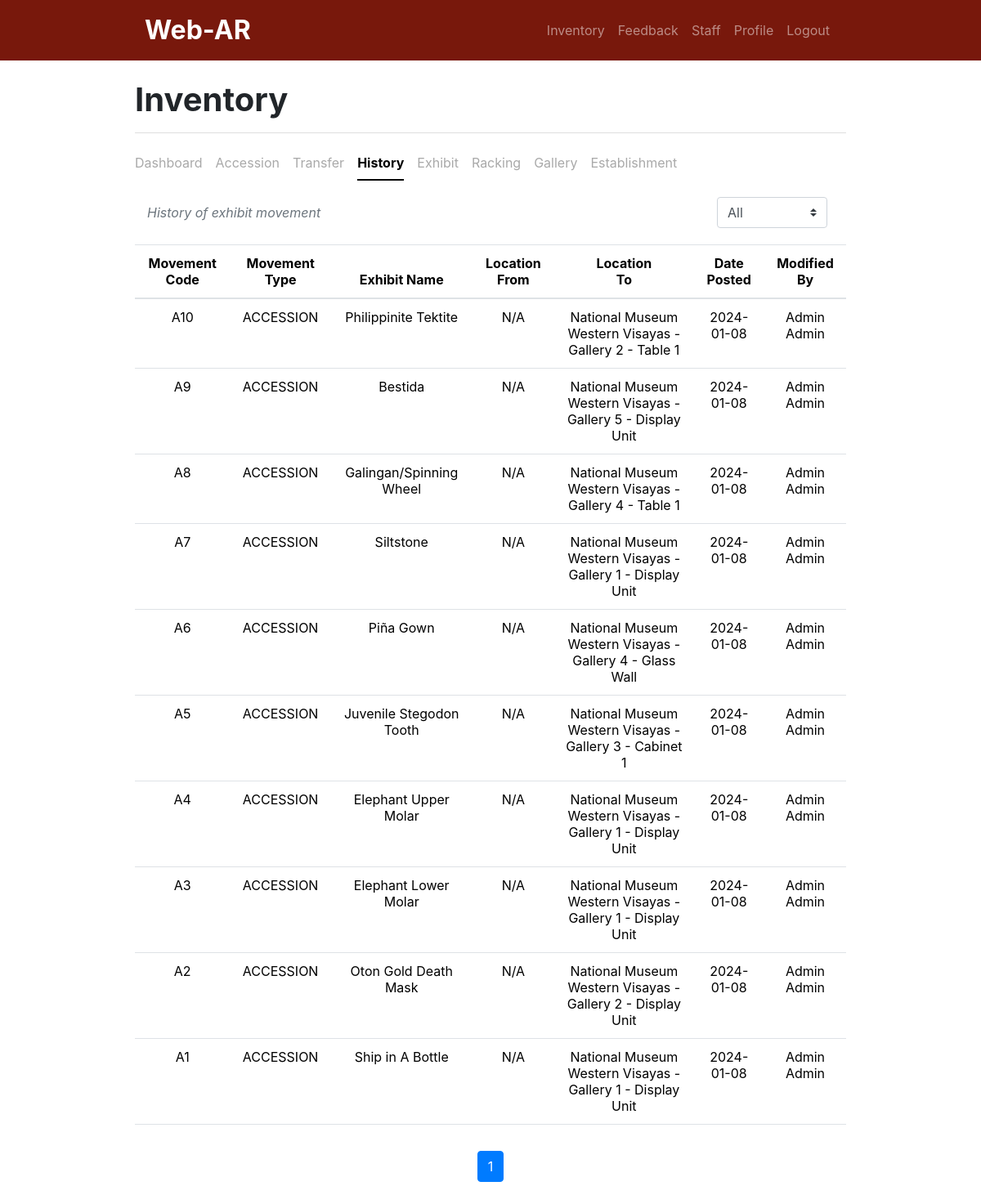
Page /inventory/history.php (signed in) on the committed database.
### tables this page shows
CREATE TABLE `movement` (
  `entryID` int(11) NOT NULL,
  `isPosted` tinyint(1) NOT NULL DEFAULT 1 COMMENT '1 = Posted',
  `datePosted` date NOT NULL,
  `movementCode` varchar(20) NOT NULL,
  `movementType` text NOT NULL,
  `exhibitID` int(11) NOT NULL,
  `locationFrom` varchar(20) DEFAULT NULL,
  `locationTo` varchar(20) NOT NULL,
  `actualCount` float NOT NULL,
  `userID` int(11) NOT NULL,
  `timestamp` timestamp NOT NULL DEFAULT current_timestamp() ON UPDATE current_timestamp()
);

CREATE TABLE `exhibit` (
  `exhibitID` int(11) NOT NULL,
  `exhibitCode` varchar(20) NOT NULL,
  `exhibitName` text NOT NULL,
  `exhibitInformation` longtext NOT NULL,
  `exhibitModel` longtext NOT NULL,
  `isActive` tinyint(1) NOT NULL DEFAULT 1 COMMENT '1 - active'
);

CREATE TABLE `user` (
  `userID` int(11) NOT NULL,
  `firstName` text NOT NULL,
  `lastName` text NOT NULL,
  `contactNumber` varchar(20) NOT NULL,
  `email` text NOT NULL,
  `username` varchar(100) NOT NULL,
  `password` varchar(100) NOT NULL,
  `role` text NOT NULL,
  `isActive` tinyint(1) NOT NULL DEFAULT 1 COMMENT '1 - active; 0 - inactive'
);

### inventory/history.php (the view, shortened to what this page needs)
<?php
    include '../header.php';
    include 'navbar.php';
    include '../db_connect.php';
    include 'i_nav.php';
    $filter = isset($_GET['filter']) ? $_GET['filter'] : '';
    $filterCondition = ($filter == 'ACCESSION' || $filter == 'TRANSFER') ? " AND movementType = '$filter'" : '';
    $itemsPerPage = 10;
    $currentPage = isset($_GET['page']) ? $_GET['page'] : 1;
    $offset = ($currentPage - 1) * $itemsPerPage;
    $q = "SELECT movement.*, user.firstName, user.lastName, exhibit.exhibitName
        FROM movement
        JOIN exhibit ON movement.exhibitID = exhibit.exhibitID
        JOIN user ON movement.userID = user.userID
        WHERE actualCount = 1 $filterCondition
        ORDER BY entryID DESC
        LIMIT $offset, $itemsPerPage";
    $r = mysqli_query($conn, $q);
    $totalRecordsQuery = "SELECT COUNT(*) AS totalRecords
                          FROM movement
                          JOIN exhibit ON movement.exhibitID = exhibit.exhibitID
                          JOIN user ON movement.userID = user.userID
                          WHERE actualCount = 1 $filterCondition";
    $totalRecordsResult = mysqli_query($conn, $totalRecordsQuery);
    $totalRecordsRow = mysqli_fetch_assoc($totalRecordsResult);
    $totalRecords = $totalRecordsRow['totalRecords'];
    $totalPages = ceil($totalRecords / $itemsPerPage);
?>
<div class="container w-75 my-3">
    <div class="container d-flex justify-content-between align-items-center text-muted fst-italic">
        <p class="text-muted fst-italic">History of exhibit movement</p>
        <form class="form-inline">
            <select class="custom-select my-1 mr-sm-2" name="filter" id="filter" onchange="this.form.submit()">
                <option value="" <?php echo ($filter == '') ? 'selected' : ''; ?>>All</option>
            </select>
        </form>
    </div>
    <div class="table-responsive">
        <table class="table table-hover">
            <thead class="text-center">
                <tr>
                    <th scope="col">Movement Code</th>
                    <th scope="col">Movement Type</th>
                    <th scope="col">Exhibit Name</th>
                    <th scope="col">Location From</th>
                    <th scope="col">Location <br>To</th>
                    <th scope="col">Date Posted</th>
                    <th scope="col">Modified By</th>
                </tr>
            </thead>
            <tbody>
            <?php
                while ($row = mysqli_fetch_assoc($r)) {
                    $movementCode  = $row['movementCode'];
                    $movementType  = $row['movementType'];
                    $exhibitName   = $row['exhibitName'];
                    $locationFrom  = ($movementType == "ACCESSION") ? "N/A" : $row['locationFrom'];
                    $locationTo    = $row['locationTo'];
                    $datePosted    = $row['datePosted'];
                    $firstName     = $row['firstName'];
                    $lastName      = $row['lastName'];
                    $detailsQueryTo = "SELECT rackingName, galleryName, establishmentName
                                        FROM racking
                                        LEFT JOIN gallery ON racking.galleryCode = gallery.galleryCode
                                        LEFT JOIN establishment ON gallery.establishmentCode = establishment.establishmentCode
                                        WHERE racking.rackingCode = '$locationTo'";
                    $detailsResultTo = mysqli_query($conn, $detailsQueryTo);
                    $detailsTo = mysqli_fetch_assoc($detailsResultTo);
                    $rackingNameTo = isset($detailsTo['rackingName']) ? $detailsTo['rackingName'] : 'N/A';
                    $galleryNameTo = isset($detailsTo['galleryName']) ? $detailsTo['galleryName'] : 'N/A';
                    $establishmentNameTo = isset($detailsTo['establishmentName']) ? $detailsTo['establishmentName'] : 'N/A';
                    $detailsQueryFrom = "SELECT rackingName, galleryName, establishmentName
                                            FROM racking
                                            LEFT JOIN gallery ON racking.galleryCode = gallery.galleryCode
                                            LEFT JOIN establishment ON gallery.establishmentCode = establishment.establishmentCode
                                            WHERE racking.rackingCode = '$locationFrom'";
                    $detailsResultFrom = mysqli_query($conn, $detailsQueryFrom);
                    $detailsFrom = mysqli_fetch_assoc($detailsResultFrom);
                    $rackingNameFrom = isset($detailsFrom['rackingName']) ? $detailsFrom['rackingName'] : 'N/A';
                    $galleryNameFrom = isset($detailsFrom['galleryName']) ? $detailsFrom['galleryName'] : 'N/A';
                    $establishmentNameFrom = isset($detailsFrom['establishmentName']) ? $detailsFrom['establishmentName'] : 'N/A';
                    ?>
                    <tr>
                        <td class="text-center"><?php echo $movementCode; ?></td>
                        <td class="text-center"><?php echo $movementType; ?></td>
                        <td class="text-center"><?php echo $exhibitName; ?></td>
                        <td class="text-center">
                            <?php
                            echo ($movementType == "ACCESSION")
                                ? $locationFrom
                                : ($establishmentNameFrom . ' - ' . $galleryNameFrom . ' - ' . $rackingNameFrom);
                            ?>
                        </td>
                        <td class="text-center">
                            <?php
                            echo ($rackingNameTo !== 'N/A')
                                ? ($establishmentNameTo . ' - ' . $galleryNameTo . ' - ' . $rackingNameTo)
                                : 'N/A';
                            ?>
                        </td>
                        <td class="text-center"><?php echo $datePosted; ?></td>
                        <td class="text-center"><?php echo $firstName . ' ' . $lastName; ?></td>
                    </tr>
                    <?php
                }
                ?>
            </tbody>
        </table>
    </div>
</div>
<div class="container w-75">
    <nav aria-label="exhibit table page navigation">
        <ul class="pagination justify-content-center">
            <?php for ($page = 1; $page <= $totalPages; $page++) : ?>
                <li class="page-item <?php echo ($page == $currentPage) ? 'active' : ''; ?>">
                    <a class="page-link" href="?page=<?php echo $page; ?>"><?php echo $page; ?></a>
                </li>
            <?php endfor; ?>
        </ul>
    </nav>
</div>

### rows in the picture
movement: movementCode "A10", movementType "ACCESSION", exhibitID.exhibitName "Philippinite Tektite", movementType "N/A", establishmentNameTo "National Museum Western Visayas", galleryNameTo "Gallery 2", rackingNameTo "Table 1", datePosted "2024-01-08", userID.firstName "Admin", userID.lastName "Admin"
movement: movementCode "A9", movementType "ACCESSION", exhibitID.exhibitName "Bestida", movementType "N/A", establishmentNameTo "National Museum Western Visayas", galleryNameTo "Gallery 5", rackingNameTo "Display Unit", datePosted "2024-01-08", userID.firstName "Admin", userID.lastName "Admin"
movement: movementCode "A8", movementType "ACCESSION", exhibitID.exhibitName "Galingan/Spinning Wheel", movementType "N/A", establishmentNameTo "National Museum Western Visayas", galleryNameTo "Gallery 4", rackingNameTo "Table 1", datePosted "2024-01-08", userID.firstName "Admin", userID.lastName "Admin"
movement: movementCode "A7", movementType "ACCESSION", exhibitID.exhibitName "Siltstone", movementType "N/A", establishmentNameTo "National Museum Western Visayas", galleryNameTo "Gallery 1", rackingNameTo "Display Unit", datePosted "2024-01-08", userID.firstName "Admin", userID.lastName "Admin"
movement: movementCode "A6", movementType "ACCESSION", exhibitID.exhibitName "Piña Gown", movementType "N/A", establishmentNameTo "National Museum Western Visayas", galleryNameTo "Gallery 4", rackingNameTo "Glass Wall", datePosted "2024-01-08", userID.firstName "Admin", userID.lastName "Admin"
movement: movementCode "A5", movementType "ACCESSION", exhibitID.exhibitName "Juvenile Stegodon Tooth", movementType "N/A", establishmentNameTo "National Museum Western Visayas", galleryNameTo "Gallery 3", rackingNameTo "Cabinet 1", datePosted "2024-01-08", userID.firstName "Admin", userID.lastName "Admin"
movement: movementCode "A4", movementType "ACCESSION", exhibitID.exhibitName "Elephant Upper Molar", movementType "N/A", establishmentNameTo "National Museum Western Visayas", galleryNameTo "Gallery 1", rackingNameTo "Display Unit", datePosted "2024-01-08", userID.firstName "Admin", userID.lastName "Admin"
movement: movementCode "A3", movementType "ACCESSION", exhibitID.exhibitName "Elephant Lower Molar", movementType "N/A", establishmentNameTo "National Museum Western Visayas", galleryNameTo "Gallery 1", rackingNameTo "Display Unit", datePosted "2024-01-08", userID.firstName "Admin", userID.lastName "Admin"
movement: movementCode "A2", movementType "ACCESSION", exhibitID.exhibitName "Oton Gold Death Mask", movementType "N/A", establishmentNameTo "National Museum Western Visayas", galleryNameTo "Gallery 2", rackingNameTo "Display Unit", datePosted "2024-01-08", userID.firstName "Admin", userID.lastName "Admin"
movement: movementCode "A1", movementType "ACCESSION", exhibitID.exhibitName "Ship in A Bottle", movementType "N/A", establishmentNameTo "National Museum Western Visayas", galleryNameTo "Gallery 1", rackingNameTo "Display Unit", datePosted "2024-01-08", userID.firstName "Admin", userID.lastName "Admin"
